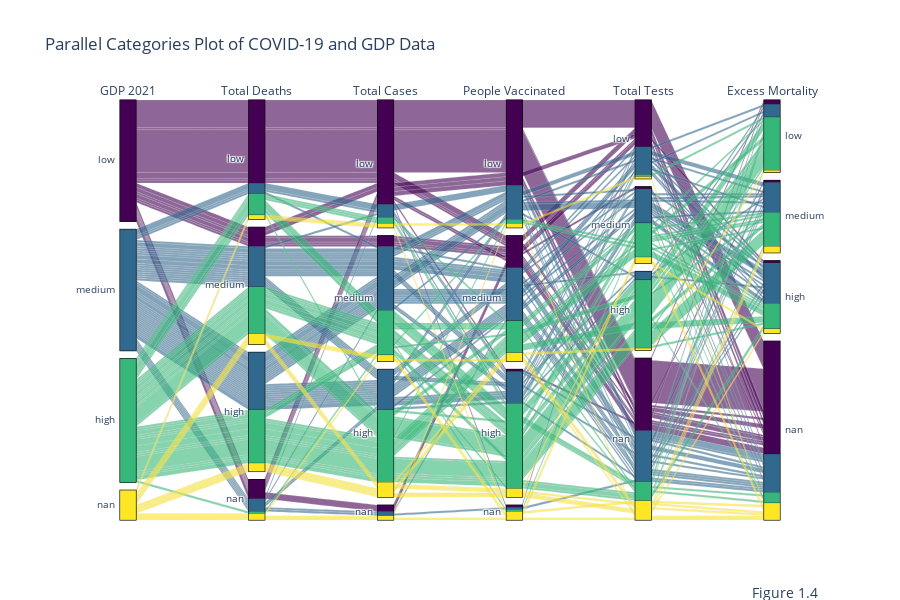

Source (notebook cell):
### Markdown cell above
#### Argument 2: 
**Countries with a lower gdp have less resources to spend on testing and recording data which makes it seem like they are performing better at handling the pandemic**

To visualize how GDP impacts various factors, we can use a parallel categories plot to visualize the correlations between these categories. This type of plot will help us understand how countries with lower GDP might appear to manage the pandemic more effectively due to limited resources for testing and data recording. We have chosen to use data from the year 2021 because this is the year when the majority of people began to receive vaccinations.

### Code cell
import pandas as pd
import plotly.graph_objs as go

# Load COVID-19 and GDP data
covid_df = pd.read_csv('owid-covid-data.csv')
gdp_df = pd.read_csv('GDP-data.csv', skiprows=4)

# Filter COVID-19 data for 2021 and 2020 and exclude certain locations
covid_2021_df = covid_df[covid_df['date'].str.startswith('2021')]
covid_2020_df = covid_df[covid_df['date'].str.startswith('2020')]
exclude_locations = ['World', 'Upper middle income', 'Lower middle income', 'High income', 'Low income',
                     'European Union', 'North America', 'South America', 'Asia', 'Oceania', 'Africa']
covid_2021_df = covid_2021_df[~covid_2021_df['location'].isin(exclude_locations)]
covid_2020_df = covid_2020_df[~covid_2020_df['location'].isin(exclude_locations)]

# Define variables of interest
variables = ['total_deaths_per_million', 'total_cases_per_million', 'people_vaccinated_per_hundred', 
             'total_tests_per_thousand', 'excess_mortality_cumulative_per_million']

# Compute last values for each variable by location for 2021 and 2020
last_values_2021_dfs = {}
last_values_2020_dfs = {}
for var in variables:
    last_values_2021_dfs[var] = covid_2021_df.groupby('location').last()[var].reset_index()
    last_values_2020_dfs[var] = covid_2020_df.groupby('location').last()[var].reset_index()

# Merge COVID-19 variables for 2021 with GDP data
merged_df = last_values_2021_dfs[variables[0]]
for var in variables[1:]:
    merged_df = pd.merge(merged_df, last_values_2021_dfs[var], on='location', how='left')

# Rename columns for clarity
for var in variables:
    merged_df = merged_df.rename(columns={var: f'{var}_2021'})

# Merge last values of 2020
for var in variables:
    if var != 'people_vaccinated_per_hundred':  # Skip 'people_vaccinated_per_hundred'
        merged_df = pd.merge(merged_df, last_values_2020_dfs[var].rename(columns={var: f'{var}_2020'}), on='location', how='left')

# Adjust variables by subtracting 2020 values from 2021 values, except for 'people_vaccinated_per_hundred'
for var in variables:
    if var != 'people_vaccinated_per_hundred':
        merged_df[var] = merged_df[f'{var}_2021'] - merged_df[f'{var}_2020']
    else:
        merged_df[var] = merged_df[f'{var}_2021']

# Drop unnecessary columns
columns_to_drop = [f'{var}_2021' for var in variables if var != 'people_vaccinated_per_hundred'] + [f'{var}_2020' for var in variables if var != 'people_vaccinated_per_hundred']
merged_df = merged_df.drop(columns=columns_to_drop)

# Merge with GDP data
gdp_df = gdp_df.rename(columns={"Country Name": 'location'})
gdp_df = gdp_df[['location', "2021"]]
final_merged_df = pd.merge(merged_df, gdp_df, on='location', how='inner')
final_merged_df = final_merged_df.rename(columns={"2021": "GDP_2021"})

# Categorical binning for each variable
for var in variables + ['GDP_2021']:
    final_merged_df[f'{var}_category'] = pd.qcut(final_merged_df[var], q=3, labels=['low', 'medium', 'high'])

# Define category orders for each variable
category_orders = {
    'GDP_2021_category': ['low', 'medium', 'high'],
    'total_deaths_per_million_category': ['low', 'medium', 'high'],
    'total_cases_per_million_category': ['low', 'medium', 'high'],
    'people_vaccinated_per_hundred_category': ['low', 'medium', 'high'],
    'total_tests_per_thousand_category': ['low', 'medium', 'high'],
    'excess_mortality_cumulative_per_million_category': ['low', 'medium', 'high'] 
}

# Ensure all variables are treated as categorical
for var in variables + ['GDP_2021']:
    final_merged_df[f'{var}_category'] = final_merged_df[f'{var}_category'].astype('category').cat.add_categories('nan').fillna('nan')

# Define dimensions for Plotly Parcats
dimensions = [
    {'label': 'GDP 2021', 'values': final_merged_df['GDP_2021_category'], 'categoryorder': 'array', 'categoryarray': category_orders['GDP_2021_category']},
    {'label': 'Total Deaths', 'values': final_merged_df['total_deaths_per_million_category'], 'categoryorder': 'array', 'categoryarray': category_orders['total_deaths_per_million_category']},
    {'label': 'Total Cases', 'values': final_merged_df['total_cases_per_million_category'], 'categoryorder': 'array', 'categoryarray': category_orders['total_cases_per_million_category']},
    {'label': 'People Vaccinated', 'values': final_merged_df['people_vaccinated_per_hundred_category'], 'categoryorder': 'array', 'categoryarray': category_orders['people_vaccinated_per_hundred_category']},
    {'label': 'Total Tests', 'values': final_merged_df['total_tests_per_thousand_category'], 'categoryorder': 'array', 'categoryarray': category_orders['total_tests_per_thousand_category']},
    {'label': 'Excess Mortality', 'values': final_merged_df['excess_mortality_cumulative_per_million_category'], 'categoryorder': 'array', 'categoryarray': category_orders['excess_mortality_cumulative_per_million_category']}
]

# Create the Parcats figure
fig = go.Figure(data=[
    go.Parcats(
        dimensions=dimensions,
        line={'color': final_merged_df['GDP_2021_category'].cat.codes, 'colorscale': 'Viridis', 'showscale': False},
        hoverinfo='count+probability',
        arrangement='freeform'
    )
])

# Update layout and display the plot
fig.update_layout(
    title='Parallel Categories Plot of COVID-19 and GDP Data',
    height=600
)



fig.add_annotation(text="Figure 1.4", xref="paper", yref="paper", x=1, y=-0.2, showarrow=False, align="center", font=dict(size=14))

### Figure 1 — Plotly figure (JSON) as saved in the notebook; plotly's stock layout.template omitted (floating-point values rounded to 4 significant figures; data arrays with more than 128 entries replaced by an {"elided": "..."} marker saying what was removed)
{"data": [{"arrangement": "freeform", "dimensions": [{"categoryarray": ["low", "medium", "high"], "categoryorder": "array", "label": "GDP 2021", "values": {"elided": "186 str values"}}, {"categoryarray": ["low", "medium", "high"], "categoryorder": "array", "label": "Total Deaths", "values": {"elided": "186 str values"}}, {"categoryarray": ["low", "medium", "high"], "categoryorder": "array", "label": "Total Cases", "values": {"elided": "186 str values"}}, {"categoryarray": ["low", "medium", "high"], "categoryorder": "array", "label": "People Vaccinated", "values": {"elided": "186 str values"}}, {"categoryarray": ["low", "medium", "high"], "categoryorder": "array", "label": "Total Tests", "values": {"elided": "186 str values"}}, {"categoryarray": ["low", "medium", "high"], "categoryorder": "array", "label": "Excess Mortality", "values": {"elided": "186 str values"}}], "hoverinfo": "count+probability", "line": {"color": {"elided": "186 int values"}, "colorscale": [[0, "#440154"], [0.1111, "#482878"], [0.2222, "#3e4989"], [0.3333, "#31688e"], [0.4444, "#26828e"], [0.5556, "#1f9e89"], [0.6667, "#35b779"], [0.7778, "#6ece58"], [0.8889, "#b5de2b"], [1, "#fde725"]], "showscale": false}, "type": "parcats"}], "layout": {"annotations": [{"align": "center", "font": {"size": 14}, "showarrow": false, "text": "Figure 1.4", "x": 1, "xref": "paper", "y": -0.2, "yref": "paper"}], "height": 600, "title": {"text": "Parallel Categories Plot of COVID-19 and GDP Data"}}}
